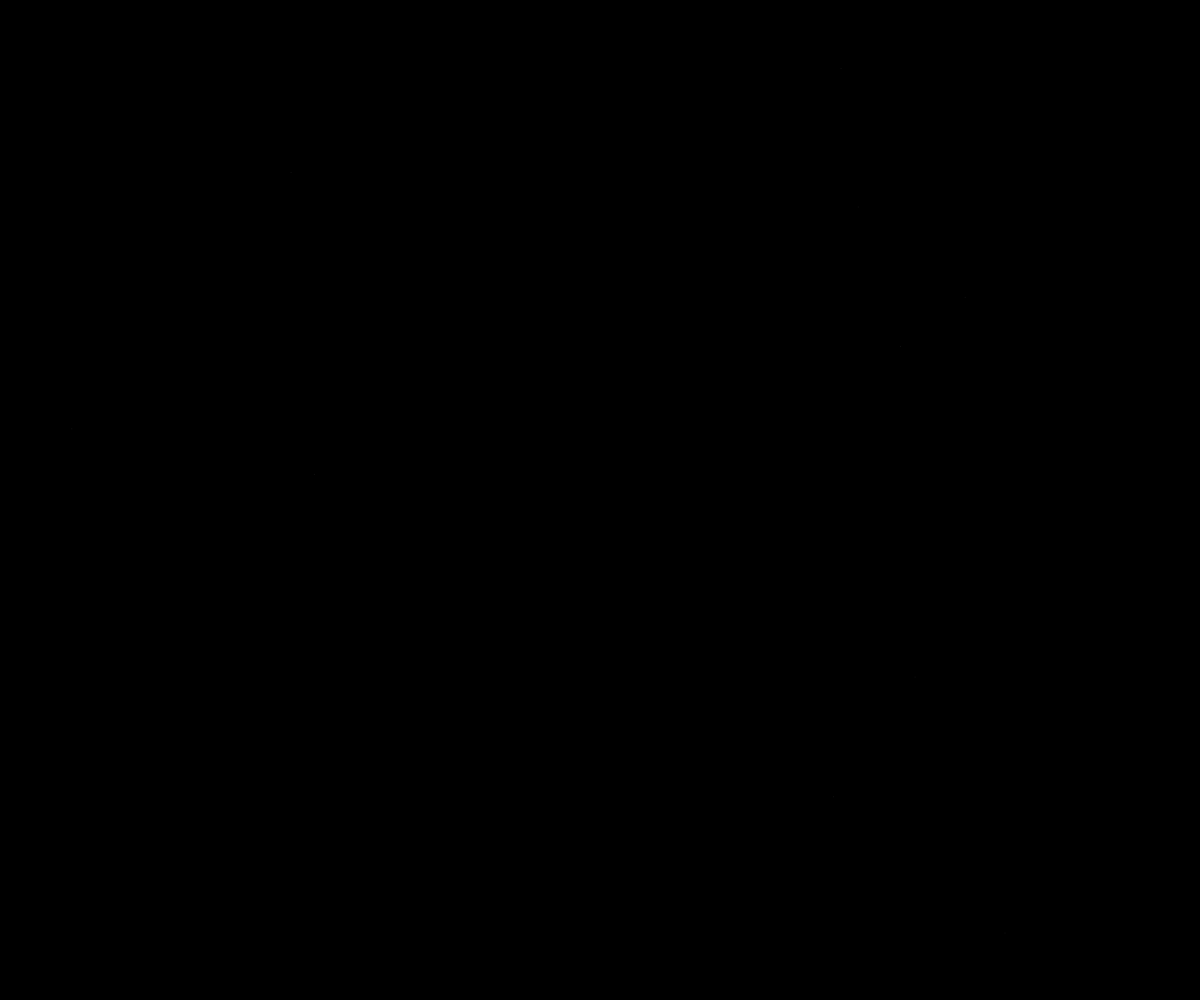
Frame 1 (no input)
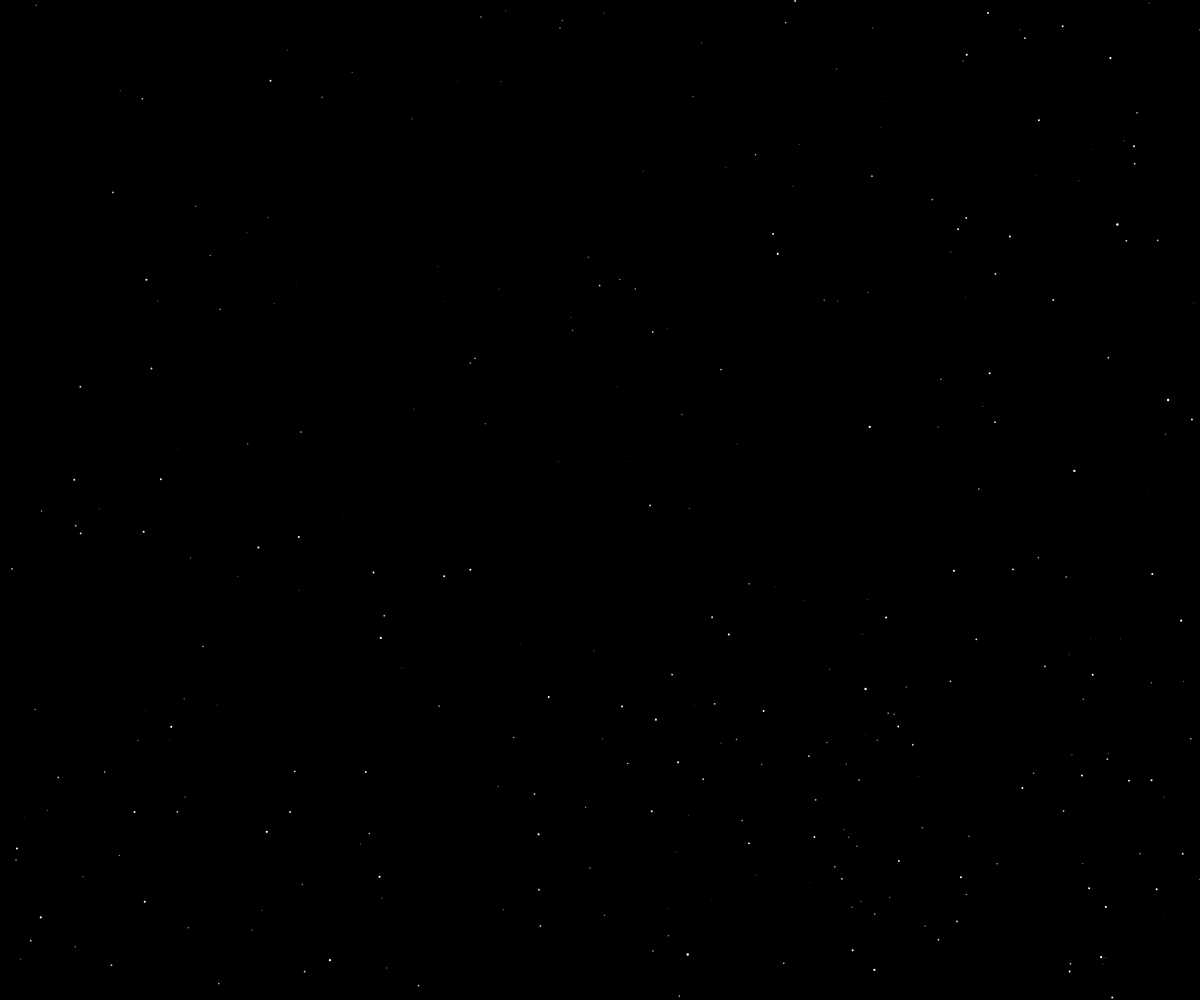
Frame 60 (no input)
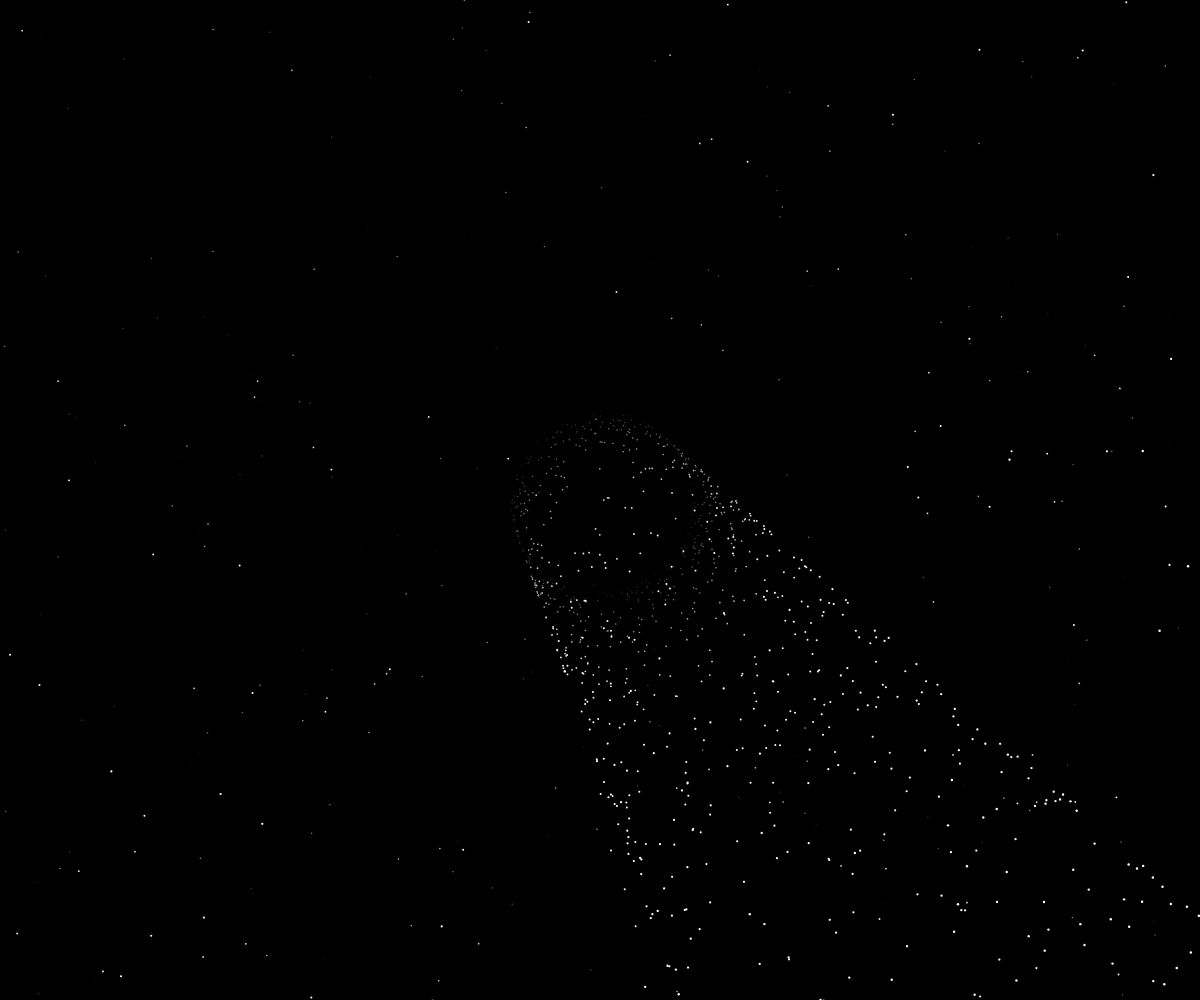
Frame 120 (the mouse pressed at the canvas centre since frame 60)

The p5.js sketch that drew these frames (run headless with seeded random() and noise() and a simulated clock; from frame 60 on, the mouse is pressed at the canvas centre):

// p5.js sketch
// ── sketch.js
let stars;
let viewPoint;

function setup() {
  createCanvas(windowWidth, windowHeight);
  background(0,0,0);
  frameRate(30);
  setViewPoint(0, 0);
  resetStarfield();
}

function resetStarfield() {
  stars = [];
}

function setViewPoint(x, y) {
  viewPoint = createVector(
    map(x, 0, width, 0, 15),
    map(y, 0, height, 0, 15)
  );
}

function windowResized() {
	resizeCanvas(windowWidth, windowHeight);
  resetStarfield();
}

function doubleClicked() {
  var fs = fullscreen();
  fullscreen(!fs);
}

function mousePressed() {
  noCursor();
}

function mouseReleased() {
  cursor();
}

function draw() {

  // Space, the final frontier...
  clear();
  background(0,0,0);

  // Make it so!
  if(mouseIsPressed) {
    setViewPoint(mouseX - width / 2, mouseY - height / 2);
    for(let i = 0; i < 20; i++) {
      let star = new Star(createVectorTunnel());
      stars.push(star);
    }
  } else {
    setViewPoint(0, 0);
  }

  // 1/4 impulse.
  for(let i = 0; i < 10; i++) {
    let star = new Star(createVectorField());
    stars.push(star);
  }

  // On the screen.
  for(let i = 0; i < stars.length; i++) {
    const star = stars[i];
    if(star.isDead()) {
      stars.splice(i, 1);
    } else {
      star.draw();
    }
  }

}

function createVectorTunnel() {
  const radius = 90;
  const angle = random(30.80, 180.0);

  let x = width/2 + radius * cos(angle);
  let y = height/2 + radius * sin(angle);

  return createVector(x,y);
}

function createVectorField() {
  return createVector(random(0, width), random(0, height));
}

function Star(position) {
  this.color = 8;
  this.size = 1;
  this.position = position;
  this.vector = createVector(
    this.position.x - width / 3,
    this.position.y - height / 5
  );
  this.direction = this.vector.copy().normalize();

  this.draw = function() {

    noStroke();
    fill(map(this.color,0,100,0,254));

    this.direction.mult(random(1.07, 1.10));
    this.position.add(this.direction);
    this.position.add(viewPoint);

    ellipse(this.position.x,this.position.y, this.size);

    this.size += 0.03;
    if(this.color <= 130) {
      this.color += 3;
    }
  }

  this.isDead = function() {
    return this.position.x < 0 || this.position.y < 0 || this.position.x > width || this.position.y > height;
  }
}
